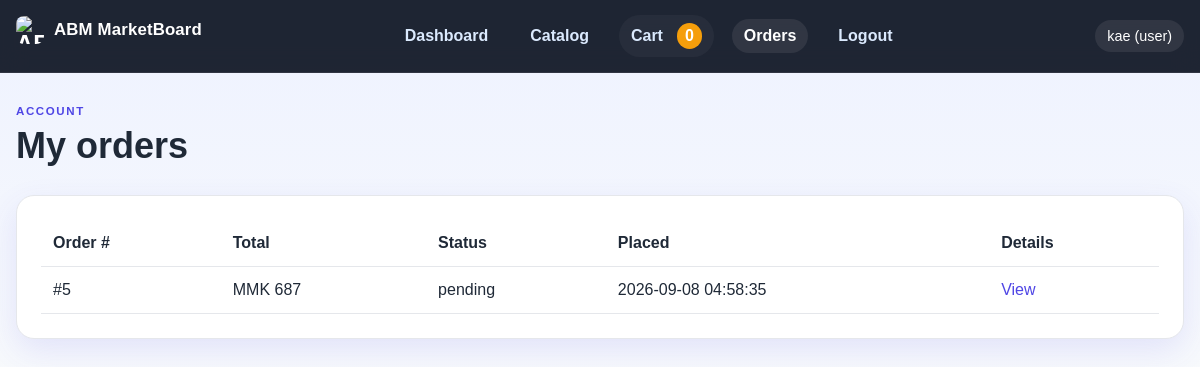
/orders.php (signed in), run on an earlier commit of the app's database.
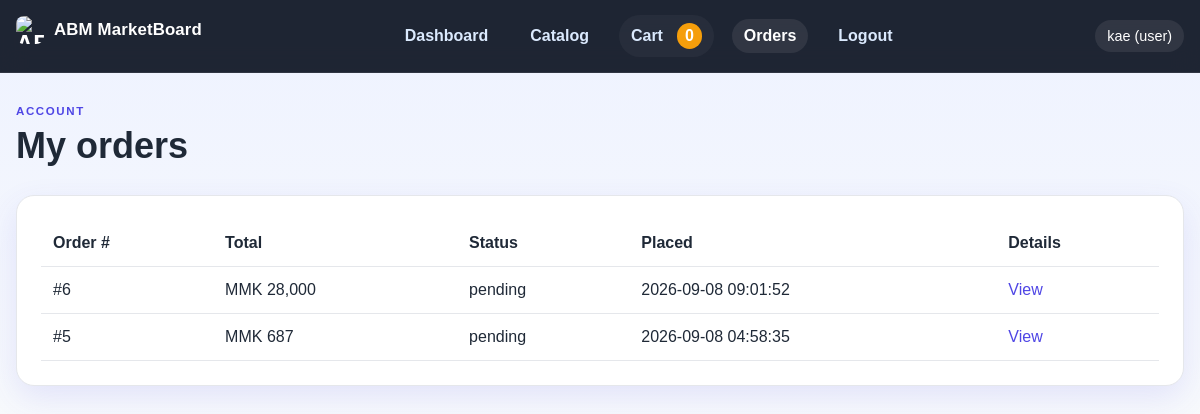
And on a later commit of the database.
### tables this page shows
CREATE TABLE orders (
        id INTEGER PRIMARY KEY AUTOINCREMENT,
        user_id INTEGER NOT NULL,
        total INTEGER NOT NULL DEFAULT 0,
        status TEXT NOT NULL DEFAULT "pending",
        created_at DATETIME DEFAULT CURRENT_TIMESTAMP,
        FOREIGN KEY (user_id) REFERENCES users(id) ON DELETE CASCADE
    );

### app/helpers.php (called while the page is built, shortened)
<?php
require_once __DIR__ . '/db.php';
function e(string $value): string
{
    return htmlspecialchars($value, ENT_QUOTES, 'UTF-8');
}
function currentUser(): ?array
{
    return $_SESSION['user'] ?? null;
}
function formatPrice(float $amount): string
{
    return 'MMK ' . number_format((int) round($amount), 0, '.', ',');
}

### app/db.php (called while the page is built, shortened)
<?php
function getDb(): PDO
{
    static $pdo = null;
    if ($pdo === null) {
        $pdo = new PDO('sqlite:' . DB_PATH);
        $pdo->setAttribute(PDO::ATTR_ERRMODE, PDO::ERRMODE_EXCEPTION);
        $pdo->setAttribute(PDO::ATTR_DEFAULT_FETCH_MODE, PDO::FETCH_ASSOC);
        $pdo->exec('PRAGMA foreign_keys = ON;');
        initializeDatabase($pdo);
    }
    return $pdo;
}
function initializeDatabase(PDO $pdo): void
{
    $pdo->exec('CREATE TABLE IF NOT EXISTS users (
        id INTEGER PRIMARY KEY AUTOINCREMENT,
        name TEXT NOT NULL,
        email TEXT NOT NULL UNIQUE,
        password TEXT NOT NULL,
        role TEXT NOT NULL DEFAULT "user",
        approved INTEGER NOT NULL DEFAULT 0,
        created_at DATETIME DEFAULT CURRENT_TIMESTAMP
    )');
    $pdo->exec('CREATE TABLE IF NOT EXISTS items (
        id INTEGER PRIMARY KEY AUTOINCREMENT,
        name TEXT NOT NULL,
        description TEXT NOT NULL,
        details TEXT NOT NULL,
        price REAL NOT NULL DEFAULT 0,
        image TEXT,
        category TEXT NOT NULL DEFAULT "General",
        barcode TEXT,
        created_at DATETIME DEFAULT CURRENT_TIMESTAMP
    )');
    $pdo->exec('CREATE TABLE IF NOT EXISTS categories (
        id INTEGER PRIMARY KEY AUTOINCREMENT,
        name TEXT NOT NULL UNIQUE,
        created_at DATETIME DEFAULT CURRENT_TIMESTAMP
    )');
    $pdo->exec('CREATE TABLE IF NOT EXISTS messages (
        id INTEGER PRIMARY KEY AUTOINCREMENT,
        sender_id INTEGER,
        sender_name TEXT NOT NULL,
        message TEXT NOT NULL,
        is_announcement INTEGER NOT NULL DEFAULT 0,
        created_at DATETIME DEFAULT CURRENT_TIMESTAMP,
        FOREIGN KEY (sender_id) REFERENCES users(id) ON DELETE SET NULL
    )');
    $pdo->exec('CREATE TABLE IF NOT EXISTS orders (
        id INTEGER PRIMARY KEY AUTOINCREMENT,
        user_id INTEGER NOT NULL,
        total INTEGER NOT NULL DEFAULT 0,
        status TEXT NOT NULL DEFAULT "pending",
        created_at DATETIME DEFAULT CURRENT_TIMESTAMP,
        FOREIGN KEY (user_id) REFERENCES users(id) ON DELETE CASCADE
    )');
    $pdo->exec('CREATE TABLE IF NOT EXISTS order_items (
        id INTEGER PRIMARY KEY AUTOINCREMENT,
        order_id INTEGER NOT NULL,
        item_id INTEGER NOT NULL,
        price INTEGER NOT NULL,
        quantity INTEGER NOT NULL DEFAULT 1,
        FOREIGN KEY (order_id) REFERENCES orders(id) ON DELETE CASCADE,
        FOREIGN KEY (item_id) REFERENCES items(id) ON DELETE CASCADE
    )');
    try {
        $pdo->query('SELECT is_announcement FROM messages LIMIT 1');
    } catch (Exception $e) {
        try {
            $pdo->exec('ALTER TABLE messages ADD COLUMN is_announcement INTEGER NOT NULL DEFAULT 0');
        } catch (Exception $ignored) {
        }
    }
    try {
        $pdo->query('SELECT approved FROM users LIMIT 1');
    } catch (Exception $e) {
        try {
            $pdo->exec('ALTER TABLE users ADD COLUMN approved INTEGER NOT NULL DEFAULT 0');
        } catch (Exception $ignored) {
        }
    }
    try {
        $pdo->query('SELECT barcode FROM items LIMIT 1');
    } catch (Exception $e) {
        try {
            $pdo->exec('ALTER TABLE items ADD COLUMN barcode TEXT');
        } catch (Exception $ignored) {
        }
    }
    $count = (int) $pdo->query('SELECT COUNT(*) FROM users WHERE email = "admin@demo.com"')->fetchColumn();
}
function getOrdersByUser(int $userId): array
{
    $stmt = getDb()->prepare('SELECT * FROM orders WHERE user_id = ? ORDER BY created_at DESC');
    $stmt->execute([$userId]);
    return $stmt->fetchAll();
}

### public/orders.php (the view, shortened to what the changed rows need)
<?php
require_once __DIR__ . '/../app/helpers.php';
$user = currentUser();
$orders = getOrdersByUser((int) $user['id']);
include __DIR__ . '/../app/partials/header.php';
?>
<section class="page-header">
    <div>
        <h1>My orders</h1>
    </div>
</section>
<div class="section-block">
    <?php if (empty($orders)): ?>
        <p>You have not placed any orders yet.</p>
        <a class="primary-btn" href="/items.php">Browse items</a>
    <?php else: ?>
        <table>
            <thead>
                <tr>
                    <th>Order #</th>
                    <th>Total</th>
                    <th>Status</th>
                    <th>Placed</th>
                    <th>Details</th>
                </tr>
            </thead>
            <tbody>
                <?php foreach ($orders as $order): ?>
                    <tr>
                        <td>#<?= (int) $order['id'] ?></td>
                        <td><?= formatPrice((float) $order['total']) ?></td>
                        <td><?= e($order['status']) ?></td>
                        <td><?= e($order['created_at']) ?></td>
                        <td><a href="/order-confirmation.php?order_id=<?= (int) $order['id'] ?>">View</a></td>
                    </tr>
                <?php endforeach; ?>
            </tbody>
        </table>
    <?php endif; ?>
</div>
<?php include __DIR__ . '/../app/partials/footer.php'; ?>

What changed in the data, as far as the page shows it:
added orders: id "6", total "MMK 28,000", status "pending", created_at "2026-09-08 09:01:52"
